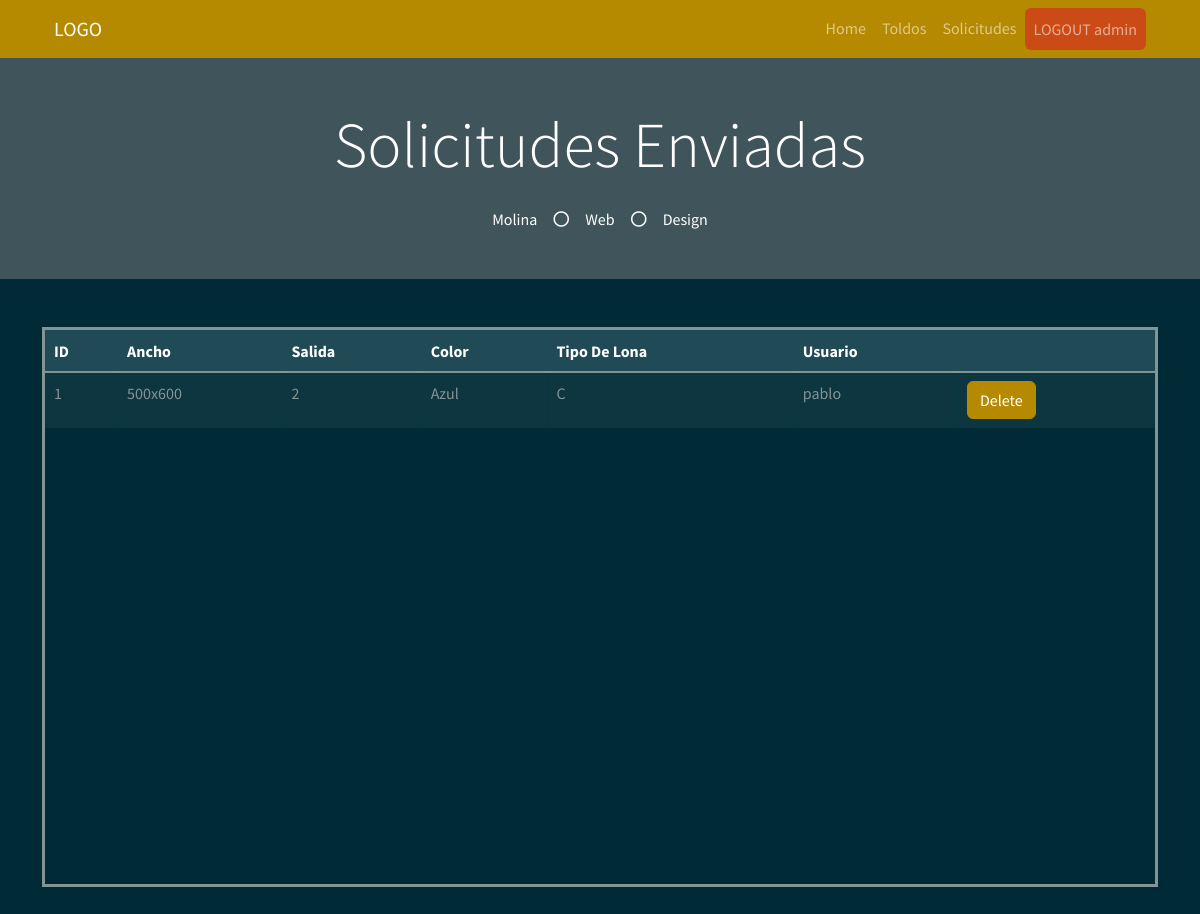
/solicitudes (signed in), run on an earlier commit of the app's database.
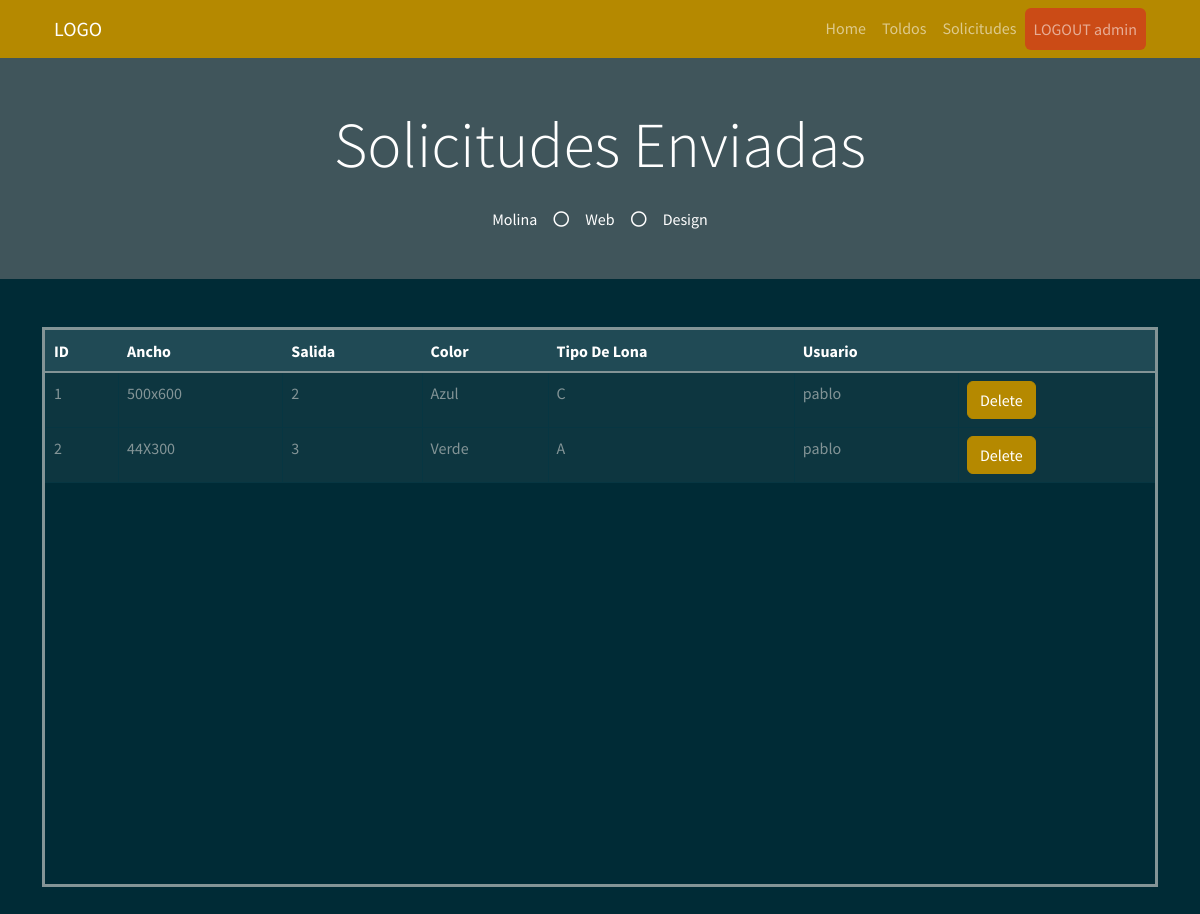
And on a later commit of the database.
### myapp/models.py (models this page shows)
    class PresupuestoToldo(db.Model):
        __tablename__ = "PresupuestoToldo"  # Nombre de la tabla que se crea
        PresupuestoToldo_id = db.Column("presupuestoToldo_id", db.Integer, Sequence(
            'presupuestoToldo_id_seq'),  primary_key=True)
        Ancho = db.Column(db.String(20))
        Salida = db.Column(db.Integer)
        Color = db.Column(db.String(30))
        TipoLona = db.Column(db.String(30))
        Usu = db.Column(db.String(30))

### myapp/views.py (the view)
    @app.route("/solicitudes", methods=["GET", "POST"])
    def solicitudes():
        list_solicitud = db_access["list_solicitudes"]
        solicitudes = list_solicitud()
        usuario = session['usuario']
        usu = usuario
        return render_template("user/solicitudes.html",solicitudes=solicitudes, usu=usu)

### myapp/templates/user/solicitudes.html (shortened to what this page needs)
<!DOCTYPE html>
<html>
<head>
    <link href="https://cdn.jsdelivr.net/npm/bootstrap@5.1.3/dist/css/bootstrap.min.css" rel="stylesheet"
>
    <link rel="stylesheet" href="../static/style/bootstrap.min(8).css">
</head>
<body>
    {% include 'includes/navbar_user.html' %}
    <div class="jumbotron jumbotron-fluid bg-jumbotron" style=" background-color: rgba(128, 128, 128, 0.5);">
        <div class="container text-center py-5">
            <h3 class="text-white display-3 mb-4">Solicitudes Enviadas</h3>
            <div class="d-inline-flex align-items-center text-white">
                <p class="m-0">Molina</p>
                <i class="far fa-circle px-3"></i>
                <p class="m-0">Web</p>
                <i class="far fa-circle px-3"></i>
                <p class="m-0">Design</p>
            </div>
        </div>
    </div>
    <div class="container my-5">
        <div style=" overflow:auto;  height: 70vh; border-style: solid;">
            <table class="table table-bordered mx-auto">
                <thead class="table-dark">
                    <tr class="table-active">
                        <th>ID</th>
                        <th>Ancho</th>
                        <th>Salida</th>
                        <th>Color</th>
                        <th>Tipo De Lona</th>
                        <th>Usuario</th>
                        <th></th>
                    </tr>
                </thead>
                <tbody>
                    {% for solicitud in solicitudes %}
                    <tr>
                        <td> {{ solicitud.PresupuestoToldo_id }} </td>
                        <td> {{ solicitud.Ancho }} </td>
                        <td> {{ solicitud.Salida }} </td>
                        <td> {{ solicitud.Color }} </td>
                        <td> {{ solicitud.TipoLona }} </td>
                        <td> {{ solicitud.Usu }} </td>
                        <td> <a class="btn btn-primary" href="">Delete</a></td>
                    </tr>
                    {% endfor %}
                </tbody>
            </table>
        </div>
    </div>
</body>
</html>

### myapp/templates/includes/navbar_user.html (shortened to what this page needs)
<link href="https://cdnjs.cloudflare.com/ajax/libs/font-awesome/5.10.0/css/all.min.css" rel="stylesheet">
<div class="container-fluid bg-primary">
    <div class="container">
        <nav class="navbar navbar-expand-lg navbar-dark">
            <div class="container-fluid">
                <a class="navbar-brand" href="#">LOGO</a>
                <div class="collapse navbar-collapse" id="navbarSupportedContent">
                    <ul class="navbar-nav ms-auto mb-2 mb-lg-0">
                        <li class="nav-item">
                            <a class="nav-link " aria-current="page" href="/toldo_user">Home</a>
                        </li>
                        <li class="nav-item">
                            <a class="nav-link" href="/toldo_user">Toldos</a>
                        </li>
                        <li class="nav-item">
                            <a class="nav-link" href="/solicitudes">Solicitudes</a>
                        </li>
                        <li class="nav-item">
                            <a href="/logout" class="nav-link  bg-warning btn" tabindex="-1"
                                aria-disabled="true">LOGOUT {{usu}}</a>
                        </li>
                    </ul>
                </div>
            </div>
        </nav>
    </div>
</div>

What changed in the data, as far as the page shows it:
added PresupuestoToldo: PresupuestoToldo_id "2", Ancho "44X300", Salida "3", Color "Verde", TipoLona "A", Usu "pablo"
